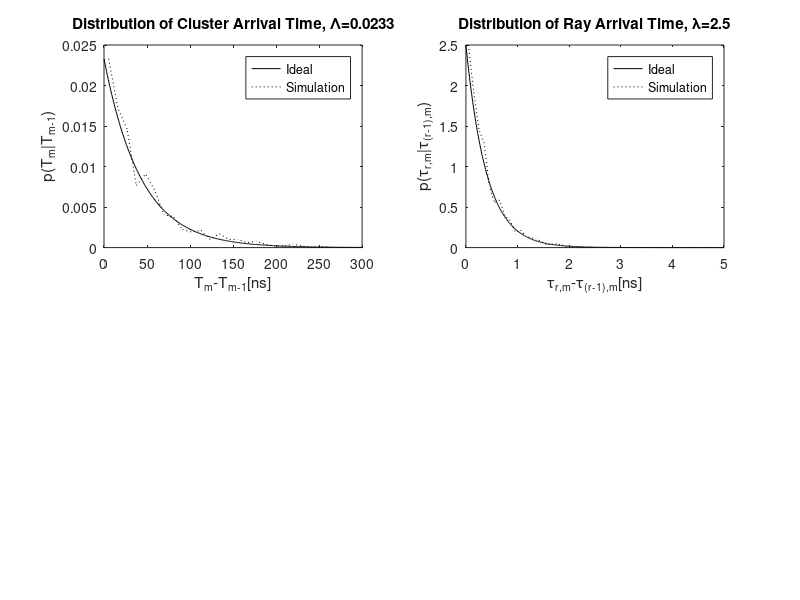

Recreate this plot in MATLAB. (Note: this script raises an error after producing the figure.)
% plot_SV_model_ct.m
clear, clf
Lam=0.0233; lambda=2.5; Gam=7.4; gamma=4.3;
N=1000; power_nom=1; std_shdw=3; t1=0:300; t2=0:0.01:5;
p_cluster=Lam*exp(-Lam*t1); % ideal exponential pdf
h_cluster=exprnd(1/Lam,1,N); % # of random numbers generated
[n_cluster,x_cluster]=hist(h_cluster,25); % obtain distribution
subplot(221), plot(t1,p_cluster,'k'), hold on,
plot(x_cluster,n_cluster*p_cluster(1)/n_cluster(1),'k:');% plotting
legend('Ideal','Simulation')
title(['Distribution of Cluster Arrival Time, \Lambda=',num2str(Lam)])
xlabel('T_m-T_{m-1}[ns]'), ylabel('p(T_m|T_{m-1})')
p_ray=lambda*exp(-lambda*t2); % ideal exponential pdf
h_ray=exprnd(1/lambda,1,1000); % # of random numbers generated
[n_ray,x_ray]=hist(h_ray,25); % obtain distribution
subplot(222), plot(t2,p_ray,'k'), hold on,
plot(x_ray,n_ray*p_ray(1)/n_ray(1),'k:'); legend('Ideal','Simulation')
title(['Distribution of Ray Arrival Time, \lambda=',num2str(lambda)])
xlabel('\tau_{r,m}-\tau_{(r-1),m}[ns]'),
ylabel('p(\tau_{r,m}|\tau_{(r-1),m})')
[h,t,t0,np] = SV_model_ct(Lam,lambda,Gam,gamma,N,power_nom,std_shdw);
subplot(223), stem(t(1:np(1),1),abs(h(1:np(1),1)),'ko');
title('Generated Channel Impulse Response')
xlabel('Delay[ns]'), ylabel('Magnitude')
X=10.^(std_shdw*randn(1,N)./20); [temp,x]=hist(20*log10(X),25);
subplot(224), plot(x,temp,'k-'), axis([-10 10 0 120])
title(['Log-normal Distribution, \sigma_X=',num2str(std_shdw),'dB'])
xlabel('20*log10(X)[dB]'), ylabel('Occasion')